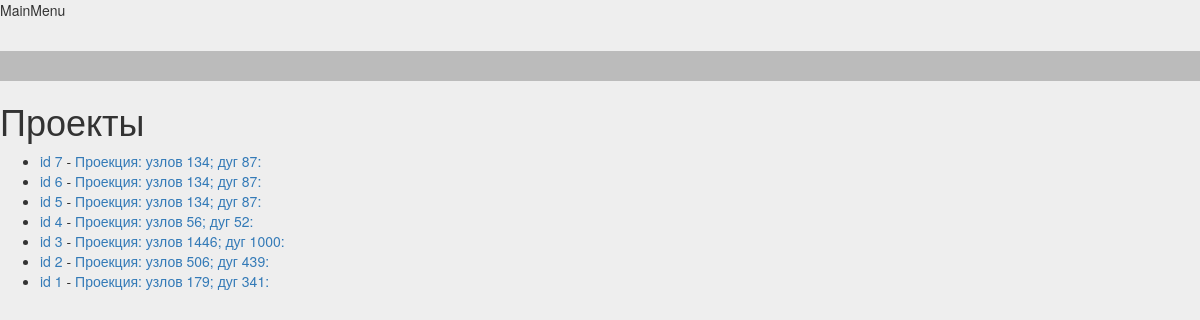
/, run on an earlier commit of the app's database.
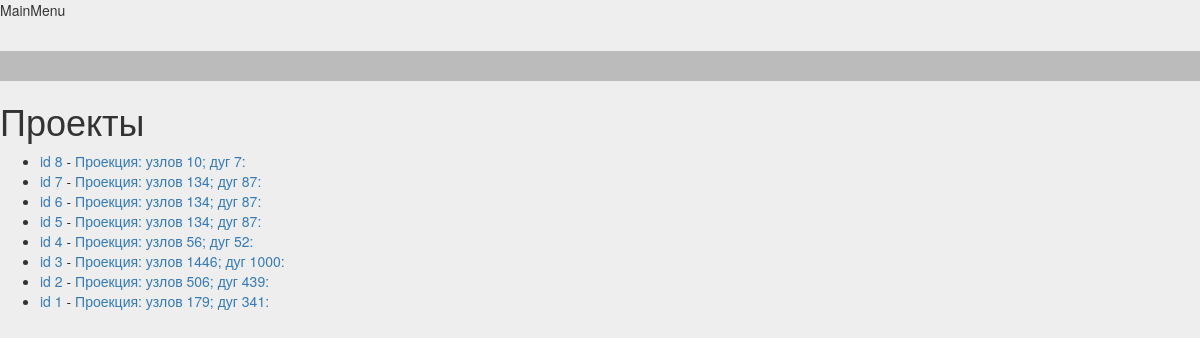
And on a later commit of the database.
### zcore/models.py (models this page shows, shortened)
class StorageGraph(models.Model):
    title = models.CharField(max_length=200, default='граф')
    body = models.TextField()

### zcore/views.py (the view)
# urls.py: url(r'^$', 'zcore.views.index', name='index'),
def index(request):
    graphs = StorageGraph.objects.order_by('-pk')
    graph = StorageGraph()
    context = {'graph': graph, 'graphs': graphs}
    return render(request, 'zcore/index.html', context)

### templates/zcore/index.html
{% extends "base.html" %}
{% load staticfiles %}
{% block content %}
<h1>Проекты</h1>
<ul>
{% for graph in graphs %}
    <li>
        <a href="/admin/zcore/graph/{{ graph.id }}" target=blank>id {{ graph.id }}</a>
        -
        <a href="{% url 'viewGraph' graph.id %}" target=blank>{{ graph.title }}: </a>
    </li>
{% endfor %}
</ul>
{% endblock content %}

What changed in the data, as far as the page shows it:
added StorageGraph: id "8", title "Проекция: узлов 10; дуг 7"
